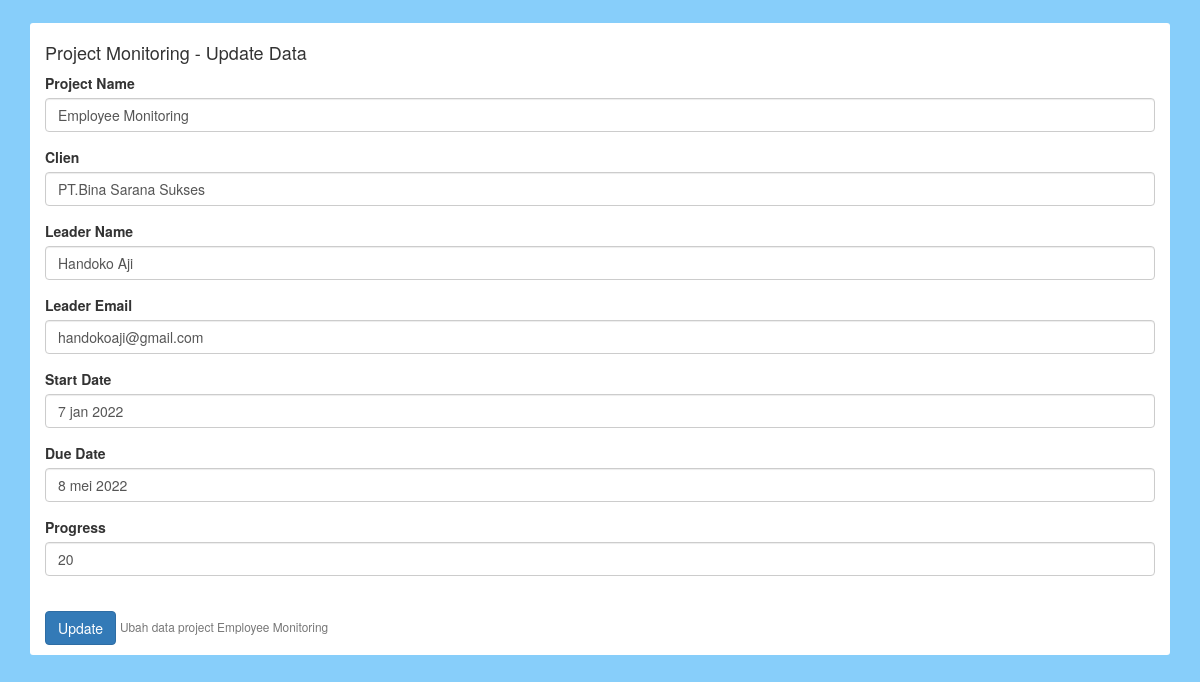
The app's page /page/update.php?id=4 with its own data.
### tables this page shows
CREATE TABLE `project` (
  `id` int(11) NOT NULL,
  `project_name` varchar(100) NOT NULL,
  `clien` varchar(100) NOT NULL,
  `img_leader` varchar(100) NOT NULL,
  `leader_name` varchar(100) NOT NULL,
  `leader_email` varchar(100) NOT NULL,
  `start_date` varchar(100) NOT NULL,
  `end_date` varchar(100) NOT NULL,
  `progres` int(4) NOT NULL
);

### page/update.php (the view, shortened to what this page needs)
<?php
include "../action/connect.php";
$id = $_GET['id'];
$query = mysqli_query($connect, "SELECT * FROM project WHERE id = $id");
$data = mysqli_fetch_array($query);
 ?>
<!DOCTYPE html>
<html>
<head>
	<link rel="stylesheet" type="text/css" href="../assets/css/bootstrap.css">
	<link rel="stylesheet" type="text/css" href="../css/style.css">
	<link rel="stylesheet" type="text/css" href="../assets/fontawesome/css/all.min.css"/>
</head>
<body>
	<div class="container">
		<div class="insert">
			<h4>Project Monitoring - Update Data</h4>
			<form action="../action/update.php" enctype="multipart/form-data" method="POST">
			  <div class="form-group">
			    <label for="prname">Project Name</label>
			    <input type="text" class="form-control" id="prname" value="<?= $data['project_name'] ?>" required="" name="project_name">
			  </div>
			  <div class="form-group">
			    <label for="clien">Clien</label>
			    <input type="text" class="form-control" id="clien" value="<?= $data['clien'] ?>" required="" name="clien">
			  </div>
			  <div class="form-group">
			    <label for="lrname">Leader Name</label>
			    <input type="text" class="form-control" id="lrname" value="<?= $data['leader_name'] ?>" required="" name="leader_name">
			  </div>
			  <div class="form-group">
			    <label for="emaillr">Leader Email</label>
			    <input type="email" class="form-control" id="emaillr" value="<?= $data['leader_email'] ?>" required="" name="leader_email">
			  </div>
			  <div class="form-group">
			    <label for="date">Start Date</label>
			    <input type="text" class="form-control" id="date" required="" name="start_date" value="<?= $data['start_date'] ?>">
			  </div>
			  <div class="form-group">
			    <label for="date2">Due Date</label>
			    <input type="text" class="form-control" id="date2" required="" name="end_date" value="<?= $data['end_date'] ?>">
			  </div>
			  <div class="form-group">
			    <label for="prog">Progress</label>
			    <input type="number" class="form-control" id="prog" value="<?= $data['progres'] ?>" name="progres">
			  </div><br>
			  <button type="submit" class="btn btn-primary">Update</button>
			    <small class="form-text text-muted">Ubah data project <?= $data['project_name'] ?></small>
			</form>
		</div>
	</div>
</body>
</html>

### css/style.css (style rules this page uses)
body { background-color: #87cefa; }
.insert { margin-top: 2%; background-color: white; border-radius: 3px; padding: 10px 15px; }

### records on screen
project: project_name "Employee Monitoring", clien "PT.Bina Sarana Sukses", leader_name "Handoko Aji", leader_email "handokoaji@gmail.com", start_date "7 jan 2022", end_date "8 mei 2022", progres "20"
